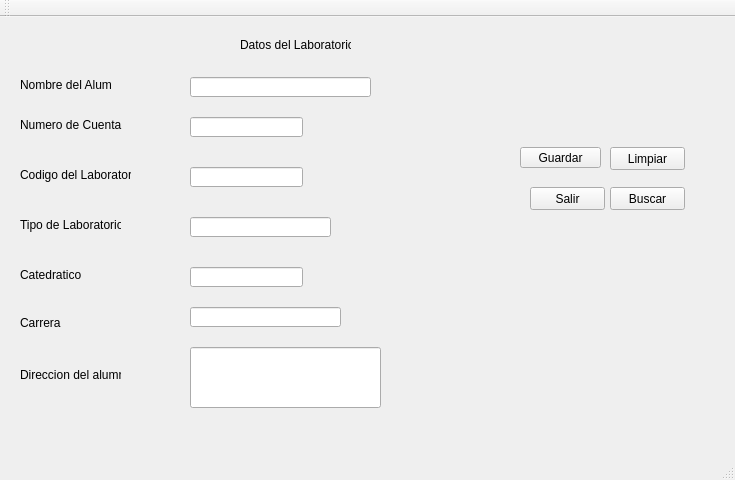
<?xml version="1.0" encoding="UTF-8"?>
<ui version="4.0">
 <class>Laboratorio</class>
 <widget class="QMainWindow" name="Laboratorio">
  <property name="geometry">
   <rect>
    <x>0</x>
    <y>0</y>
    <width>735</width>
    <height>480</height>
   </rect>
  </property>
  <property name="windowTitle">
   <string>Laboratorio</string>
  </property>
  <widget class="QWidget" name="centralWidget">
   <widget class="QLabel" name="label">
    <property name="geometry">
     <rect>
      <x>240</x>
      <y>20</y>
      <width>111</width>
      <height>16</height>
     </rect>
    </property>
    <property name="text">
     <string>Datos del Laboratorio</string>
    </property>
   </widget>
   <widget class="QLabel" name="label_2">
    <property name="geometry">
     <rect>
      <x>20</x>
      <y>60</y>
      <width>91</width>
      <height>16</height>
     </rect>
    </property>
    <property name="text">
     <string>Nombre del Alumno</string>
    </property>
   </widget>
   <widget class="QLineEdit" name="lineEdit">
    <property name="geometry">
     <rect>
      <x>190</x>
      <y>60</y>
      <width>181</width>
      <height>20</height>
     </rect>
    </property>
   </widget>
   <widget class="QLabel" name="label_3">
    <property name="geometry">
     <rect>
      <x>20</x>
      <y>100</y>
      <width>111</width>
      <height>16</height>
     </rect>
    </property>
    <property name="text">
     <string>Numero de Cuenta</string>
    </property>
   </widget>
   <widget class="QLineEdit" name="lineEdit_2">
    <property name="geometry">
     <rect>
      <x>190</x>
      <y>100</y>
      <width>113</width>
      <height>20</height>
     </rect>
    </property>
   </widget>
   <widget class="QLabel" name="label_4">
    <property name="geometry">
     <rect>
      <x>20</x>
      <y>150</y>
      <width>111</width>
      <height>16</height>
     </rect>
    </property>
    <property name="text">
     <string>Codigo del Laboratorio</string>
    </property>
   </widget>
   <widget class="QLineEdit" name="lineEdit_3">
    <property name="geometry">
     <rect>
      <x>190</x>
      <y>150</y>
      <width>113</width>
      <height>20</height>
     </rect>
    </property>
   </widget>
   <widget class="QLabel" name="label_5">
    <property name="geometry">
     <rect>
      <x>20</x>
      <y>200</y>
      <width>101</width>
      <height>16</height>
     </rect>
    </property>
    <property name="text">
     <string>Tipo de Laboratorio</string>
    </property>
   </widget>
   <widget class="QLineEdit" name="lineEdit_4">
    <property name="geometry">
     <rect>
      <x>190</x>
      <y>200</y>
      <width>141</width>
      <height>20</height>
     </rect>
    </property>
   </widget>
   <widget class="QLabel" name="label_6">
    <property name="geometry">
     <rect>
      <x>20</x>
      <y>250</y>
      <width>91</width>
      <height>16</height>
     </rect>
    </property>
    <property name="text">
     <string>Catedratico</string>
    </property>
   </widget>
   <widget class="QLineEdit" name="lineEdit_5">
    <property name="geometry">
     <rect>
      <x>190</x>
      <y>250</y>
      <width>113</width>
      <height>20</height>
     </rect>
    </property>
   </widget>
   <widget class="QLabel" name="label_7">
    <property name="geometry">
     <rect>
      <x>20</x>
      <y>350</y>
      <width>101</width>
      <height>16</height>
     </rect>
    </property>
    <property name="text">
     <string>Direccion del alumno</string>
    </property>
   </widget>
   <widget class="QLineEdit" name="lineEdit_6">
    <property name="geometry">
     <rect>
      <x>190</x>
      <y>330</y>
      <width>191</width>
      <height>61</height>
     </rect>
    </property>
   </widget>
   <widget class="QLabel" name="label_8">
    <property name="geometry">
     <rect>
      <x>20</x>
      <y>296</y>
      <width>91</width>
      <height>20</height>
     </rect>
    </property>
    <property name="text">
     <string>Carrera</string>
    </property>
   </widget>
   <widget class="QLineEdit" name="lineEdit_7">
    <property name="geometry">
     <rect>
      <x>190</x>
      <y>290</y>
      <width>151</width>
      <height>20</height>
     </rect>
    </property>
   </widget>
   <widget class="QPushButton" name="pushButton">
    <property name="geometry">
     <rect>
      <x>520</x>
      <y>130</y>
      <width>81</width>
      <height>21</height>
     </rect>
    </property>
    <property name="text">
     <string>Guardar</string>
    </property>
   </widget>
   <widget class="QPushButton" name="pushButton_2">
    <property name="geometry">
     <rect>
      <x>610</x>
      <y>130</y>
      <width>75</width>
      <height>23</height>
     </rect>
    </property>
    <property name="text">
     <string>Limpiar</string>
    </property>
   </widget>
   <widget class="QPushButton" name="pushButton_3">
    <property name="geometry">
     <rect>
      <x>530</x>
      <y>170</y>
      <width>75</width>
      <height>23</height>
     </rect>
    </property>
    <property name="text">
     <string>Salir</string>
    </property>
   </widget>
   <widget class="QPushButton" name="pushButton_4">
    <property name="geometry">
     <rect>
      <x>610</x>
      <y>170</y>
      <width>75</width>
      <height>23</height>
     </rect>
    </property>
    <property name="text">
     <string>Buscar</string>
    </property>
   </widget>
  </widget>
  <widget class="QMenuBar" name="menuBar">
   <property name="geometry">
    <rect>
     <x>0</x>
     <y>0</y>
     <width>735</width>
     <height>21</height>
    </rect>
   </property>
  </widget>
  <widget class="QToolBar" name="mainToolBar">
   <attribute name="toolBarArea">
    <enum>TopToolBarArea</enum>
   </attribute>
   <attribute name="toolBarBreak">
    <bool>false</bool>
   </attribute>
  </widget>
  <widget class="QStatusBar" name="statusBar"/>
 </widget>
 <layoutdefault spacing="6" margin="11"/>
 <resources/>
 <connections/>
</ui>
